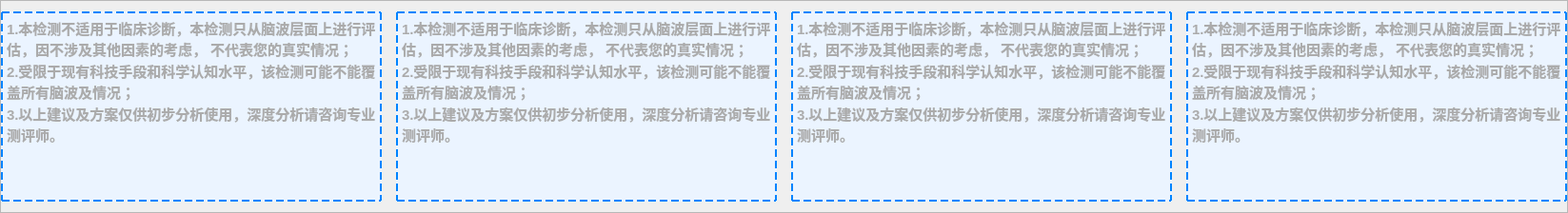
          <widget class="QFrame" name="frame_13">
           <property name="frameShape">
            <enum>QFrame::StyledPanel</enum>
           </property>
           <property name="frameShadow">
            <enum>QFrame::Raised</enum>
           </property>
           <layout class="QHBoxLayout" name="horizontalLayout_22" stretch="3,3,3,4">
            <property name="spacing">
             <number>15</number>
            </property>
            <property name="leftMargin">
             <number>0</number>
            </property>
            <property name="rightMargin">
             <number>0</number>
            </property>
            <item>
             <widget class="QTextEdit" name="textEdit_2">
              <property name="sizePolicy">
               <sizepolicy hsizetype="Expanding" vsizetype="Preferred">
                <horstretch>0</horstretch>
                <verstretch>0</verstretch>
               </sizepolicy>
              </property>
              <property name="minimumSize">
               <size>
                <width>400</width>
                <height>200</height>
               </size>
              </property>
              <property name="maximumSize">
               <size>
                <width>16777215</width>
                <height>200</height>
               </size>
              </property>
              <property name="styleSheet">
               <string notr="true"> QTextEdit {
        border: 2px dashed rgb(0, 132, 255);
		background-color: rgb(235, 244, 255);
    }</string>
              </property>
              <property name="readOnly">
               <bool>true</bool>
              </property>
              <property name="html">
               <string>&lt;!DOCTYPE HTML PUBLIC &quot;-//W3C//DTD HTML 4.0//EN&quot; &quot;http://www.w3.org/TR/REC-html40/strict.dtd&quot;&gt;
&lt;html&gt;&lt;head&gt;&lt;meta name=&quot;qrichtext&quot; content=&quot;1&quot; /&gt;&lt;style type=&quot;text/css&quot;&gt;
p, li { white-space: pre-wrap; }
&lt;/style&gt;&lt;/head&gt;&lt;body style=&quot; font-family:'SimSun'; font-size:9pt; font-weight:400; font-style:normal;&quot;&gt;
&lt;p style=&quot; margin-top:0px; margin-bottom:0px; margin-left:0px; margin-right:0px; -qt-block-indent:0; text-indent:0px;&quot;&gt;&lt;span style=&quot; font-size:11pt; font-weight:600; color:#ababab;&quot;&gt;1.本检测不适用于临床诊断，本检测只从脑波层面上进行评估，因不涉及其他因素的考虑， 不代表您的真实情况；&lt;/span&gt;&lt;/p&gt;
&lt;p style=&quot; margin-top:0px; margin-bottom:0px; margin-left:0px; margin-right:0px; -qt-block-indent:0; text-indent:0px;&quot;&gt;&lt;span style=&quot; font-size:11pt; font-weight:600; color:#ababab;&quot;&gt;2.受限于现有科技手段和科学认知水平，该检测可能不能覆盖所有脑波及情况；&lt;/span&gt;&lt;/p&gt;
&lt;p style=&quot; margin-top:0px; margin-bottom:0px; margin-left:0px; margin-right:0px; -qt-block-indent:0; text-indent:0px;&quot;&gt;&lt;span style=&quot; font-size:11pt; font-weight:600; color:#ababab;&quot;&gt;3.以上建议及方案仅供初步分析使用，深度分析请咨询专业测评师。&lt;/span&gt;&lt;/p&gt;&lt;/body&gt;&lt;/html&gt;</string>
              </property>
             </widget>
            </item>
            <item>
             <widget class="QTextEdit" name="textEdit_5">
              <property name="sizePolicy">
               <sizepolicy hsizetype="Expanding" vsizetype="Preferred">
                <horstretch>0</horstretch>
                <verstretch>0</verstretch>
               </sizepolicy>
              </property>
              <property name="minimumSize">
               <size>
                <width>400</width>
                <height>200</height>
               </size>
              </property>
              <property name="maximumSize">
               <size>
                <width>16777215</width>
                <height>200</height>
               </size>
              </property>
              <property name="styleSheet">
               <string notr="true"> QTextEdit {
        border: 2px dashed rgb(0, 132, 255);
		background-color: rgb(235, 244, 255);
    }</string>
              </property>
              <property name="readOnly">
               <bool>true</bool>
              </property>
              <property name="html">
               <string>&lt;!DOCTYPE HTML PUBLIC &quot;-//W3C//DTD HTML 4.0//EN&quot; &quot;http://www.w3.org/TR/REC-html40/strict.dtd&quot;&gt;
&lt;html&gt;&lt;head&gt;&lt;meta name=&quot;qrichtext&quot; content=&quot;1&quot; /&gt;&lt;style type=&quot;text/css&quot;&gt;
p, li { white-space: pre-wrap; }
&lt;/style&gt;&lt;/head&gt;&lt;body style=&quot; font-family:'SimSun'; font-size:9pt; font-weight:400; font-style:normal;&quot;&gt;
&lt;p style=&quot; margin-top:0px; margin-bottom:0px; margin-left:0px; margin-right:0px; -qt-block-indent:0; text-indent:0px;&quot;&gt;&lt;span style=&quot; font-size:11pt; font-weight:600; color:#ababab;&quot;&gt;1.本检测不适用于临床诊断，本检测只从脑波层面上进行评估，因不涉及其他因素的考虑， 不代表您的真实情况；&lt;/span&gt;&lt;/p&gt;
&lt;p style=&quot; margin-top:0px; margin-bottom:0px; margin-left:0px; margin-right:0px; -qt-block-indent:0; text-indent:0px;&quot;&gt;&lt;span style=&quot; font-size:11pt; font-weight:600; color:#ababab;&quot;&gt;2.受限于现有科技手段和科学认知水平，该检测可能不能覆盖所有脑波及情况；&lt;/span&gt;&lt;/p&gt;
&lt;p style=&quot; margin-top:0px; margin-bottom:0px; margin-left:0px; margin-right:0px; -qt-block-indent:0; text-indent:0px;&quot;&gt;&lt;span style=&quot; font-size:11pt; font-weight:600; color:#ababab;&quot;&gt;3.以上建议及方案仅供初步分析使用，深度分析请咨询专业测评师。&lt;/span&gt;&lt;/p&gt;&lt;/body&gt;&lt;/html&gt;</string>
              </property>
             </widget>
            </item>
            <item>
             <widget class="QTextEdit" name="textEdit_4">
              <property name="sizePolicy">
               <sizepolicy hsizetype="Expanding" vsizetype="Preferred">
                <horstretch>0</horstretch>
                <verstretch>0</verstretch>
               </sizepolicy>
              </property>
              <property name="minimumSize">
               <size>
                <width>400</width>
                <height>200</height>
               </size>
              </property>
              <property name="maximumSize">
               <size>
                <width>16777215</width>
                <height>200</height>
               </size>
              </property>
              <property name="styleSheet">
               <string notr="true"> QTextEdit {
        border: 2px dashed rgb(0, 132, 255);
		background-color: rgb(235, 244, 255);
    }</string>
              </property>
              <property name="readOnly">
               <bool>true</bool>
              </property>
              <property name="html">
               <string>&lt;!DOCTYPE HTML PUBLIC &quot;-//W3C//DTD HTML 4.0//EN&quot; &quot;http://www.w3.org/TR/REC-html40/strict.dtd&quot;&gt;
&lt;html&gt;&lt;head&gt;&lt;meta name=&quot;qrichtext&quot; content=&quot;1&quot; /&gt;&lt;style type=&quot;text/css&quot;&gt;
p, li { white-space: pre-wrap; }
&lt;/style&gt;&lt;/head&gt;&lt;body style=&quot; font-family:'SimSun'; font-size:9pt; font-weight:400; font-style:normal;&quot;&gt;
&lt;p style=&quot; margin-top:0px; margin-bottom:0px; margin-left:0px; margin-right:0px; -qt-block-indent:0; text-indent:0px;&quot;&gt;&lt;span style=&quot; font-size:11pt; font-weight:600; color:#ababab;&quot;&gt;1.本检测不适用于临床诊断，本检测只从脑波层面上进行评估，因不涉及其他因素的考虑， 不代表您的真实情况；&lt;/span&gt;&lt;/p&gt;
&lt;p style=&quot; margin-top:0px; margin-bottom:0px; margin-left:0px; margin-right:0px; -qt-block-indent:0; text-indent:0px;&quot;&gt;&lt;span style=&quot; font-size:11pt; font-weight:600; color:#ababab;&quot;&gt;2.受限于现有科技手段和科学认知水平，该检测可能不能覆盖所有脑波及情况；&lt;/span&gt;&lt;/p&gt;
&lt;p style=&quot; margin-top:0px; margin-bottom:0px; margin-left:0px; margin-right:0px; -qt-block-indent:0; text-indent:0px;&quot;&gt;&lt;span style=&quot; font-size:11pt; font-weight:600; color:#ababab;&quot;&gt;3.以上建议及方案仅供初步分析使用，深度分析请咨询专业测评师。&lt;/span&gt;&lt;/p&gt;&lt;/body&gt;&lt;/html&gt;</string>
              </property>
             </widget>
            </item>
            <item>
             <widget class="QTextEdit" name="textEdit_3">
              <property name="sizePolicy">
               <sizepolicy hsizetype="Expanding" vsizetype="Preferred">
                <horstretch>0</horstretch>
                <verstretch>0</verstretch>
               </sizepolicy>
              </property>
              <property name="minimumSize">
               <size>
                <width>400</width>
                <height>200</height>
               </size>
              </property>
              <property name="maximumSize">
               <size>
                <width>16777215</width>
                <height>200</height>
               </size>
              </property>
              <property name="styleSheet">
               <string notr="true"> QTextEdit {
        border: 2px dashed rgb(0, 132, 255);
		background-color: rgb(235, 244, 255);
    }</string>
              </property>
              <property name="readOnly">
               <bool>true</bool>
              </property>
              <property name="html">
               <string>&lt;!DOCTYPE HTML PUBLIC &quot;-//W3C//DTD HTML 4.0//EN&quot; &quot;http://www.w3.org/TR/REC-html40/strict.dtd&quot;&gt;
&lt;html&gt;&lt;head&gt;&lt;meta name=&quot;qrichtext&quot; content=&quot;1&quot; /&gt;&lt;style type=&quot;text/css&quot;&gt;
p, li { white-space: pre-wrap; }
&lt;/style&gt;&lt;/head&gt;&lt;body style=&quot; font-family:'SimSun'; font-size:9pt; font-weight:400; font-style:normal;&quot;&gt;
&lt;p style=&quot; margin-top:0px; margin-bottom:0px; margin-left:0px; margin-right:0px; -qt-block-indent:0; text-indent:0px;&quot;&gt;&lt;span style=&quot; font-size:11pt; font-weight:600; color:#ababab;&quot;&gt;1.本检测不适用于临床诊断，本检测只从脑波层面上进行评估，因不涉及其他因素的考虑， 不代表您的真实情况；&lt;/span&gt;&lt;/p&gt;
&lt;p style=&quot; margin-top:0px; margin-bottom:0px; margin-left:0px; margin-right:0px; -qt-block-indent:0; text-indent:0px;&quot;&gt;&lt;span style=&quot; font-size:11pt; font-weight:600; color:#ababab;&quot;&gt;2.受限于现有科技手段和科学认知水平，该检测可能不能覆盖所有脑波及情况；&lt;/span&gt;&lt;/p&gt;
&lt;p style=&quot; margin-top:0px; margin-bottom:0px; margin-left:0px; margin-right:0px; -qt-block-indent:0; text-indent:0px;&quot;&gt;&lt;span style=&quot; font-size:11pt; font-weight:600; color:#ababab;&quot;&gt;3.以上建议及方案仅供初步分析使用，深度分析请咨询专业测评师。&lt;/span&gt;&lt;/p&gt;&lt;/body&gt;&lt;/html&gt;</string>
              </property>
             </widget>
            </item>
           </layout>
          </widget>
